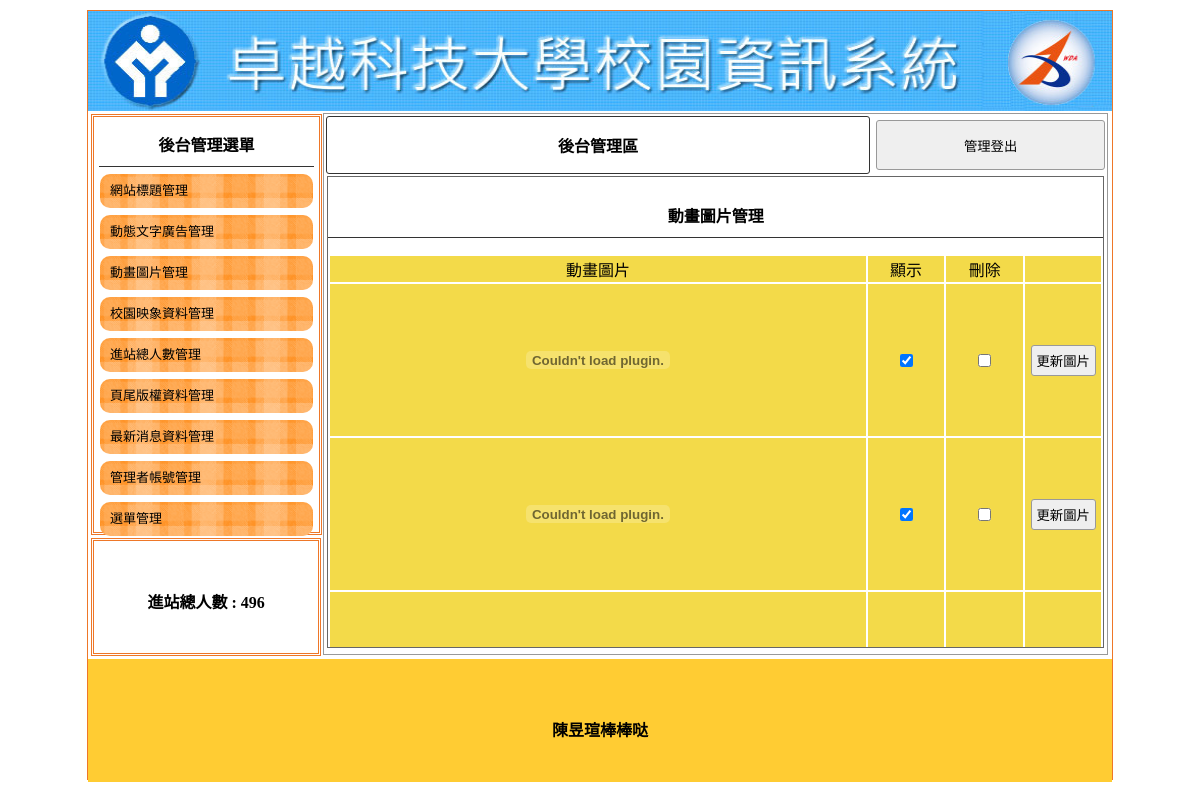
The app's page /admin.php?do=admin&redo=mvim with its own data.
### tables this page shows
CREATE TABLE `a_title` (
  `a_title_seq` int(10) UNSIGNED NOT NULL,
  `a_title_img` text NOT NULL,
  `a_title_txt` text NOT NULL,
  `a_title_display` int(2) NOT NULL
);

CREATE TABLE `people` (
  `people_seq` int(10) UNSIGNED NOT NULL,
  `people_num` int(10) NOT NULL
);

CREATE TABLE `a_mvim` (
  `a_mvim_seq` int(10) UNSIGNED NOT NULL,
  `a_mvim_img` text NOT NULL,
  `a_mvim_display` int(2) NOT NULL
);

CREATE TABLE `a_bot` (
  `a_bot_seq` int(5) UNSIGNED NOT NULL,
  `a_bot_txt` text NOT NULL
);

### a_mvim.php (the view, shortened to what this page needs)
							   <div style="width:99%; height:87%; margin:auto; overflow:auto; border:#666 1px solid;">
                                    <p class="t cent botli">動畫圖片管理</p>
        <form method="POST" >
    <table width="100%">
    <tr class="yel">
        	<td width="70%">動畫圖片</td><td width="10%">顯示</td><td width="10%">刪除</td><td width="10%"></td>
                    </tr>
<?php
$sql = "select * from a_mvim " ;
$c1 = mysqli_query($link,$sql) ;
$c2 = mysqli_fetch_assoc($c1);
?>
<?php do{ ?>
    <tr class="yel">
    <td width="70%"><embed src="img/<?=$c2['a_mvim_img']?>" style="height:150px;" /></embed></td>
    <td width="10%"><input type="checkbox" value="<?=$c2['a_mvim_seq']?>" name="myupdate[]" <?php if($c2['a_mvim_display'] == 1 ){ ?> checked <?php } ?>  /> </td>
    <td width="10%"><input type="checkbox" value="<?=$c2['a_mvim_seq']?>" name="delete[]" /> </td>
    <td width="10%"><input type="button" onclick="op(&#39;#cover&#39;,&#39;#cvr&#39;,&#39;a_mvim_pic.php?do=mvim&picno=<?=$c2['a_mvim_seq']?>&#39;)" value="更新圖片"></td>
    </tr>
<?php }while($c2 = mysqli_fetch_assoc($c1)); ?>
  </table>
        </form>
                                    </div>

### bannerpic.php
<?php
$sql = "select * from a_title where a_title_display ='1'";
$c1 = mysqli_query($link,$sql);
$c2 = mysqli_fetch_assoc($c1);
$bannerimg = $c2["a_title_img"];
?>
<a href="index.php"><div class="ti">
<img src="img/<?=$bannerimg?>" height="100px" width="1024px" />
</div></a>

### people.php (shortened to what this page needs)
<?php
if(empty($_SESSION["login"])){
    $sql = "update people set people_num = people_num + 1";
    mysqli_query($link,$sql);
}
$sql = "select * from people" ;
$c1 = mysqli_query($link,$sql);
$c2 = mysqli_fetch_assoc($c1);
echo $c2["people_num"];
?>

### bot.php
<?php
$sql = "select * from a_bot" ;
$c1 = mysqli_query($link,$sql);
$c2 = mysqli_fetch_assoc($c1);
echo $c2["a_bot_txt"];
?>

### Management page_files/css.css (style rules this page uses)
body { padding:0px; margin:0px; }
.ti { width:100%; height:100px; position:relative; background-size:cover; background-repeat:no-repeat; }
.t { font-weight:800; display:block; text-align:center; padding:10px 1px 10px 1px; }
.botli { border-bottom:#333 1px solid; }
.cent { text-align:center; }
input,button { border:#999 1px solid; border-radius:3px; background:#EFEFEF; padding:5px; margin:3px; }
.yel td { background:#F3DA49; text-align:center; }

### records on screen
a_title: a_title_img (picture)
people: people_num "496"
a_mvim: a_mvim_display "☑"
a_mvim: a_mvim_display "☑"
a_bot: a_bot_txt "陳昱瑄棒棒哒"
